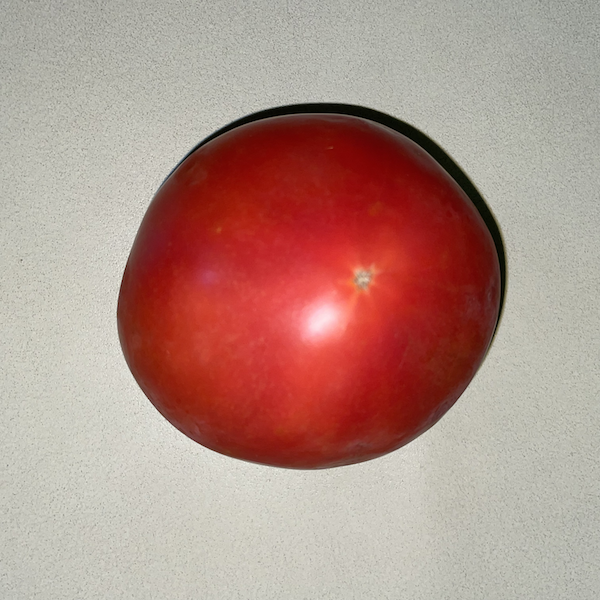
#> input picture Curso Coursera/Semana 8/tomato.png, 600 x 600 px
$ jupyter execute --allow-errors 'Tarea 7.ipynb'   (older library calls are emulated)
#> lines starting #> are read from the running program, lines starting #| are printed output that depends on the picture; after the words box and inside, x2 and y2 are one past the last pixel; in counts of white or black regions, pixels touching at a corner belong together
# Procesamiento de imágenes · Tarea 7

¡Bienvenidos a la ultima tarea del curso! En esta aprenderemos sobre detección de bordes, implementaremos nuevas técnicas de _thresholding_ y veremos un ejemplo de MSER.

### Importante
* Lee atentamente las instrucciones y todo el código.
* Ejecuta las celdas en orden.
* Escribe tu código en las celdas que lo soliciten.
* Usa los nombres de variables que te pidan.
* Confirma que tu código esté correcto corriendo las celdas que dicen "Chequeo".
* Si el chequeo alerta que hay alguna variable incorrecta, vuelve atrás y arréglala. No hay penalización por esto.

## Configuración inicial

##### Importamos librerías

[cell 1]
import cv2
import matplotlib.pyplot as plt
import numpy as np

import checker
import importlib

##### Aumentamos el tamaño de las imágenes

[cell 2]
plt.rcParams['figure.dpi'] = 200

## Parte 1 ·  Detección de bordes

Detectar los bordes de un objeto nos permite visualizarlo de una manera distinta, pudiendo extraer propiedades y características de su estructura.

A continuación trabajaremos con una foto de un tomate. Encontraremos sus bordes usando LoG y Canny.

[cell 3]
img_tomato_path = 'tomato.png'
img_tomato_color = cv2.imread(img_tomato_path, cv2.IMREAD_COLOR)
#> img_tomato_color is the input picture: shape (600, 600, 3); mean B, G, R 134.4, 143.3, 177.8
img_tomato_gray = cv2.imread(img_tomato_path, cv2.IMREAD_GRAYSCALE)
#> img_tomato_gray: shape (600, 600); min 0, max 244, mean 152
plt.imshow(img_tomato_color[:, :, ::-1], cmap='gray')
plt.axis('off');

El primer paso del algoritmo LoG es aplicarle un filtro Gaussiano a la imagen.

Usa la función ```GaussianBlur``` de OpenCV para suavizar ```img_tomato_gray```. Usa ```sigma``` igual a 2 y ```ksize``` igual a ```(0, 0)``` para que su valor se calcule automáticamente. Guarda el resultado en ```img_tomato_gaussian```.

[cell 4]
# Escribe tu código en las siguientes líneas
img_tomato_gaussian = cv2.GaussianBlur(img_tomato_gray, (0, 0), 2)

##### Chequeo

[cell 5]
importlib.reload(checker)
#> (the rest of this cell did not finish here and is left out)

[cell 6]
plt.imshow(img_tomato_gaussian, cmap='gray')
plt.axis('off');

Excelente, has filtrado la imagen.

Ahora debemos calcular el Laplaciano de ```img_tomato_gaussian```. Usa la función ```Laplacian``` de OpenCV con ```ddepth``` igual a  ```cv2.CV_16S``` y ```ksize``` igual a 3. Guarda el resultado en ```img_tomato_borders_log```.

[cell 7]
# Escribe tu código en las siguientes líneas
img_tomato_borders_log = cv2.Laplacian(img_tomato_gaussian, cv2.CV_16S, ksize=3)
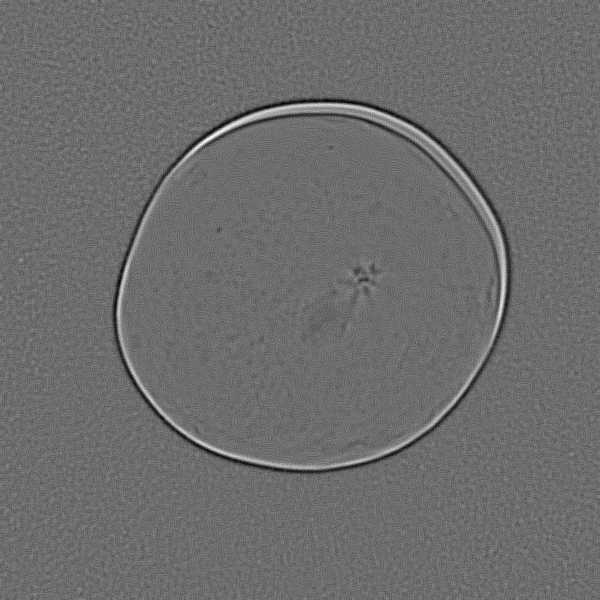
#> img_tomato_borders_log: shape (600, 600) int16; min -42, max 56, mean 0; drawn with min black and max white

##### Chequeo

[cell 8]
importlib.reload(checker)
#> (the rest of this cell did not finish here and is left out)

[cell 9]
plt.imshow(img_tomato_borders_log, cmap='gray')
plt.axis('off');

Tenemos el Laplaciano del Gaussiano. Vemos que en los bordes del tomate hay cruces por cero con una gran pendiente.

El siguiente paso debería ser encontrar los cruces por cero de ```img_tomato_borders_log```. Sin embargo, debido a la baja complejidad de la foto podemos obtener los bordes de una manera más simple: aplicándole un umbral global.

[cell 10]
img_tomato_borders_log_bin = (img_tomato_borders_log > 10).astype(np.uint8)
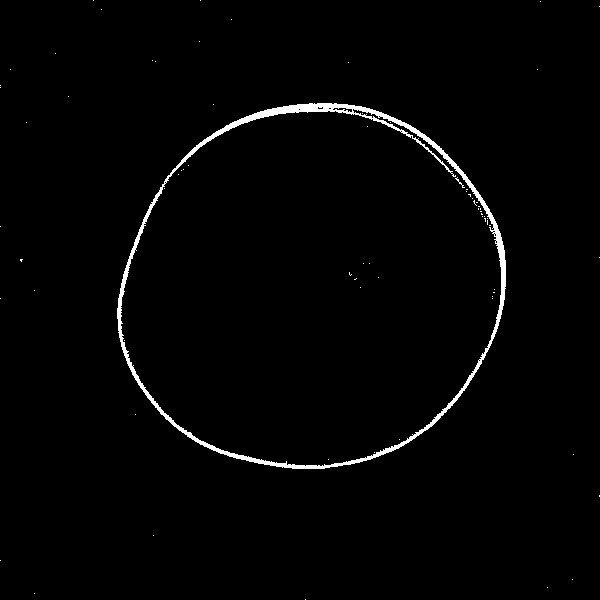
#> img_tomato_borders_log_bin: shape (600, 600); values 0 (black) and 1 (white), 1.5% white; 73 white regions (71 under 20 px), largest, box (x1, y1, x2, y2) and area: (117, 103, 506, 469) 5443, (455, 177, 465, 188) 21

[cell 11]
plt.imshow(img_tomato_borders_log_bin, cmap='gray')
plt.axis('off');

Hemos encontrado los bordes del tomate con solo tres líneas de código. El resultado no es perfecto, pero para ciertas aplicaciones es suficientemente bueno. Este se podría mejorar encontrando los cruces por cero en vez de usando un umbral simple.

Veamos cómo quedan los bordes al aplicar el algoritmo de Canny. Comenzando con ```img_tomato_gray```, aplica la función ```Canny``` de OpenCV con los umbrales 200 y 600. Guarda el resultado en ```img_tomato_borders_canny```.

[cell 12]
# Escribe tu código en las siguientes líneas
img_tomato_borders_canny = cv2.Canny(img_tomato_gray, 200, 600)
#> img_tomato_borders_canny: shape (600, 600); 0.39% white in thin lines or dots, all inside (x1, y1, x2, y2) = (116, 102, 506, 471)

##### Chequeo

[cell 13]
importlib.reload(checker)
#> (the rest of this cell did not finish here and is left out)

[cell 14]
plt.imshow(img_tomato_borders_canny, cmap='gray')
plt.axis('off');

El resultado usando Canny y los parámetros escogidos es perfecto. Obtuvimos una imagen binaria donde el borde es representado como una línea contínua de ancho unitario.

Ahora que tenemos el borde del objeto podemos aplicarle un algoritmo de _region growing_ para obtener toda su región.

[cell 15]
import cv2
import scipy.ndimage

def region_growing(img, seed_coords):
#> called with seed_coords = (300, 300)
    mask = np.zeros(img.shape)
    mask[seed_coords] = 1
    old_mask = np.zeros(img.shape, dtype=np.uint8)
    while not np.array_equal(old_mask, mask):
        old_mask = mask.copy()
        mask = scipy.ndimage.binary_dilation(mask)
        mask = np.logical_and(mask, np.logical_not(img))
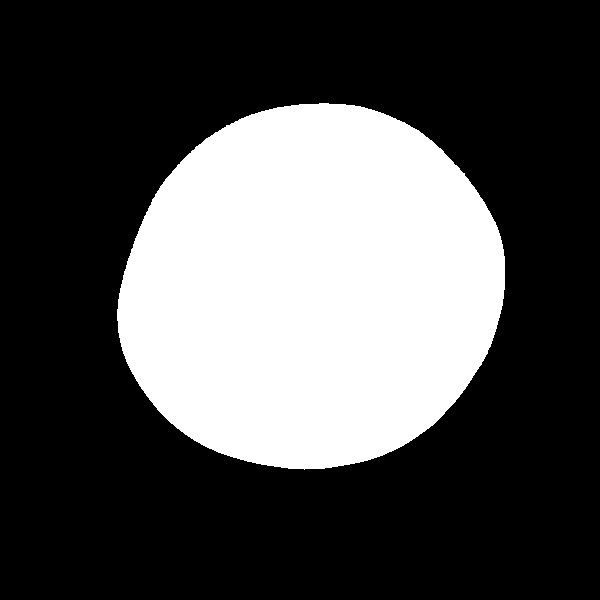
#> mask: shape (600, 600) bool; 30.7% white; 1 white region, box (x1, y1, x2, y2) and area: (117, 103, 505, 470) 110585
    mask = mask.astype(np.uint8)
    return mask

[cell 16]
mask_tomato_canny = region_growing(img_tomato_borders_canny, (300, 300))

plt.imshow(mask_tomato_canny, cmap='gray')
plt.axis('off');

La máscara obtenida es perfecta. Ahora la podemos usar para segmentar el objeto de interés.

[cell 17]
img_tomato_masked = cv2.bitwise_and(img_tomato_color, img_tomato_color, mask=mask_tomato_canny)

plt.subplot(1, 1, 1)
plt.imshow(img_tomato_masked[:, :, ::-1])
plt.axis('off');

¡Logramos segmentar el tomate a partir de sus bordes!

## Parte 2 ·  Thresholding

En la primera tarea de este curso trabajamos con una fotografía de un avión. Estudiamos su histograma y definimos un umbral a mano. Veamos si podemos automatizar esta selección de umbral.

[cell 18]
img_plane_path = 'plane.jpg'
img_plane_gray = cv2.imread(img_plane_path, cv2.IMREAD_GRAYSCALE)
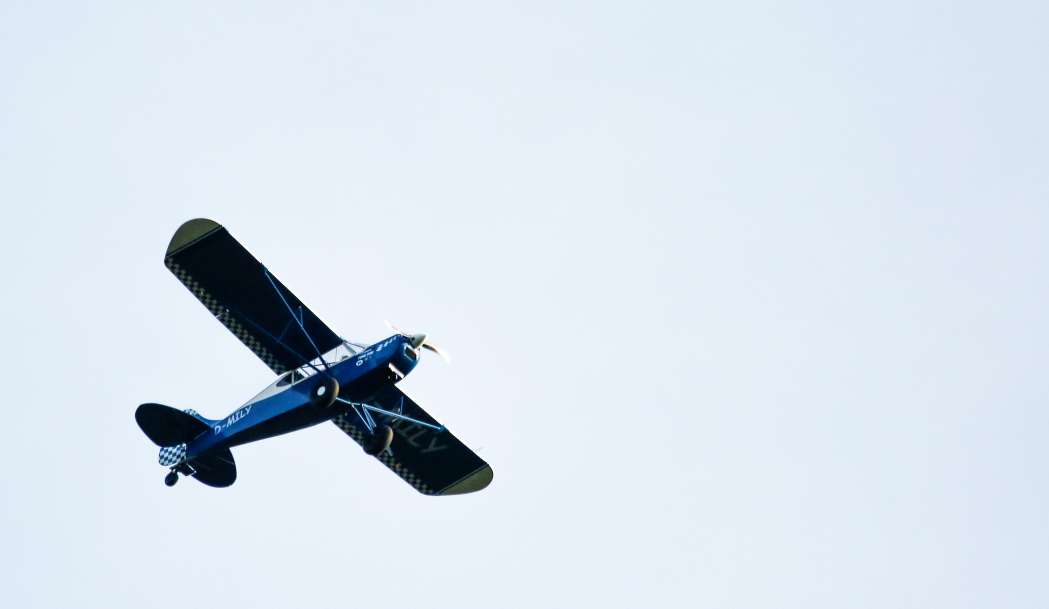
#> input picture Curso Coursera/Semana 8/plane.jpg, 3147 x 1825 px (shown at 1/3 size)
#> img_plane_gray: shape (1825, 3147); min 0, max 255, mean 224.3

[cell 19]
plt.imshow(img_plane_gray, cmap='gray')
plt.axis('off');

En clases vimos que el método de Otsu nos permite encontrar automáticamente el umbral de una imagen cuyo histograma es bimodal. Veamos cómo funciona para esta foto.

Usa la función ```threshold``` de OpenCV para segmentar ```img_plane_gray``` con el método de Otsu. Los pixeles del avión deben valer 0 y el resto 255. Guarda el umbral encontrado en ```thresh_plane_otsu``` y la imagen resultante en ```mask_plane_otsu```.

[cell 20]
# Escribe tu código en las siguientes líneas
# Otsu's thresholding
thresh_plane_otsu, mask_plane_otsu = cv2.threshold(img_plane_gray, 0, 255, cv2.THRESH_BINARY_INV + cv2.THRESH_OTSU)
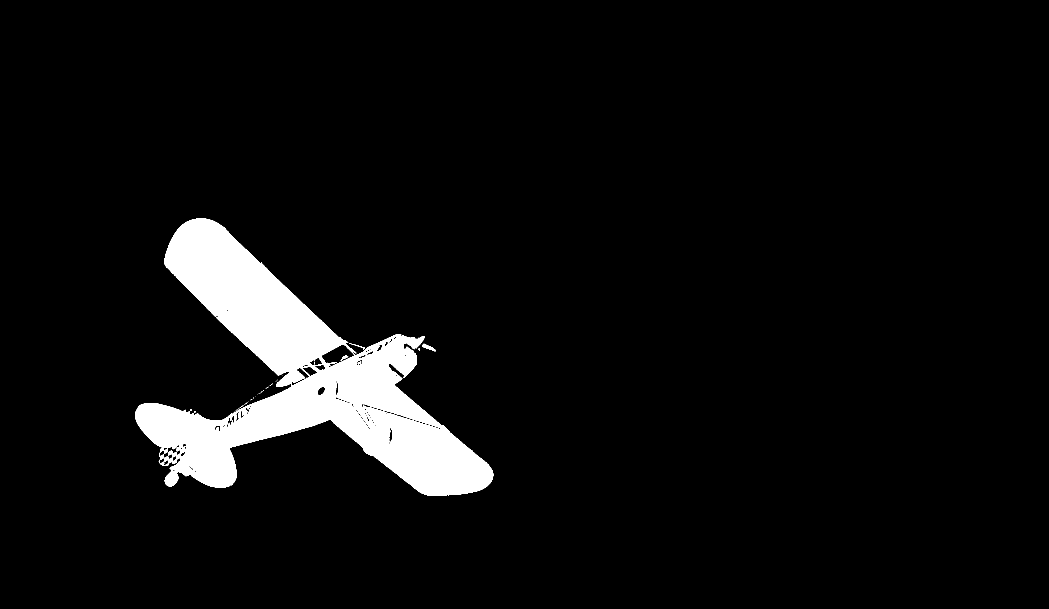
#> mask_plane_otsu: shape (1825, 3147) (shown at 1/3 size); 5.5% white; 37 white regions (30 under 20 px), largest, box (x1, y1, x2, y2) and area: (405, 655, 1480, 1488) 317888, (1266, 1031, 1307, 1054) 354, (1022, 1067, 1045, 1083) 120
#> thresh_plane_otsu = 131

##### Chequeo

[cell 21]
importlib.reload(checker)
#> (the rest of this cell did not finish here and is left out)

[cell 22]
plt.imshow(mask_plane_otsu, cmap='gray')
plt.axis('off');

El umbral encontrado automáticamente logra extraer el avión de la imagen a la perfección.

[cell 23]
plt.hist(img_plane_gray.ravel(), 256)
plt.axvline(x=thresh_plane_otsu, color='red')
plt.ylim(0, 5000)
plt.title('Histograma (con aumento en el eje Y)')
plt.xlabel('Intensidad del pixel')
plt.ylabel('Cantidad de pixeles');
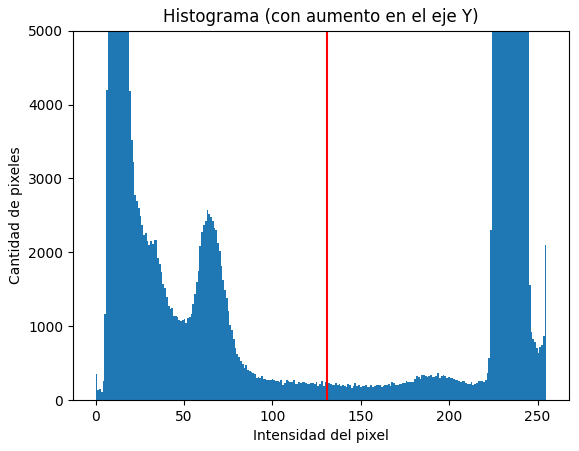
#> figure drawn by matplotlib, 1 panel; tallest bar 693713 high, from x = 236.1 to 237.1

El método de Otsu calculó un umbral ideal entre los dos grandes _peaks_ que presenta el histograma. Este método es de gran utilidad cuando se debe encontrar el _threshold_ de varias imágenes.

### _Thresholding_ adaptativo

Existen situaciones donde un _threshold_ global no basta para segmentar adecuadamente una imagen. Por ejemplo, veamos la siguente foto de una carta.

[cell 24]
img_text_path = 'text.png'
img_text = cv2.imread(img_text_path, cv2.IMREAD_GRAYSCALE)
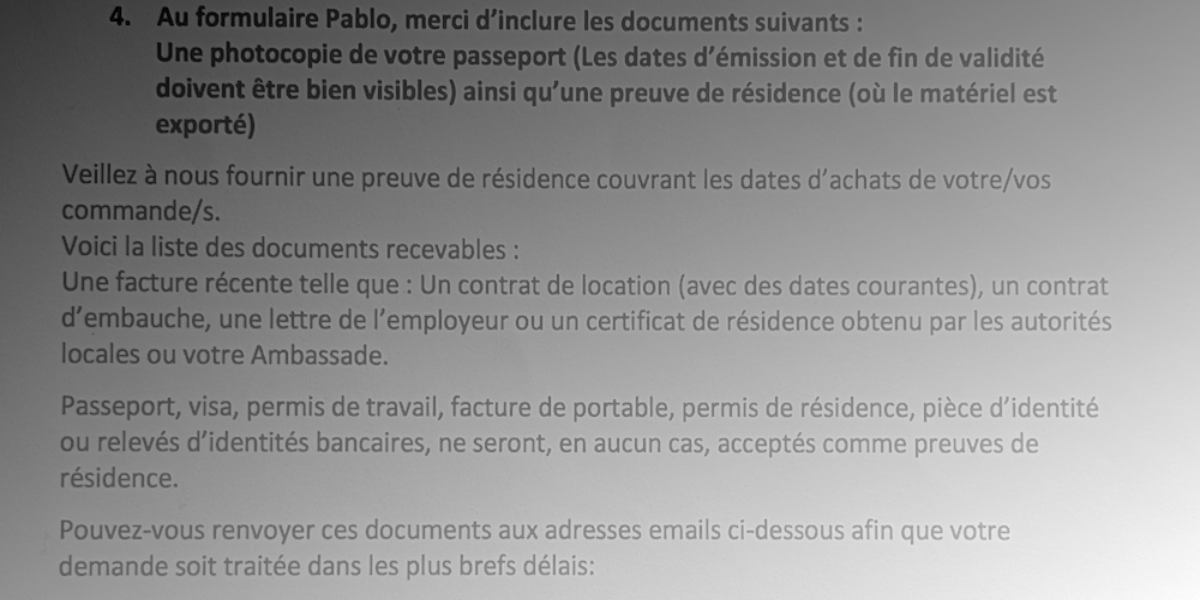
#> input picture Curso Coursera/Semana 8/text.png, 1200 x 600 px
#> img_text is the input picture: shape (600, 1200); min 0, max 255, mean 146.2

plt.imshow(img_text, cmap='gray');

La foto fue tomada con una iluminación no ideal, por lo que quedó con un gradiente sobre el texto.

Veamos qué pasa si le aplicamos un umbral global. Define ```img_text_thresh_global```, una imagen binaria que segmenta a ```img_text```, fijando en 1 a todos los valores mayores a 100 y en 0 al resto.

[cell 25]
# Escribe tu código en las siguientes líneas
img_text_thresh_global = (img_text > 100).astype(np.uint8)
#> img_text_thresh_global: shape (600, 1200); values 0 (black) and 1 (white), 83.7% white; 585 black regions (250 under 20 px), largest, box (x1, y1, x2, y2) and area: (0, 0, 616, 331) 85195, (481, 49, 516, 66) 435, (225, 163, 249, 187) 311

##### Chequeo

[cell 26]
importlib.reload(checker)
#> (the rest of this cell did not finish here and is left out)

[cell 27]
plt.imshow(img_text_thresh_global, cmap='gray')
plt.axis('off');

Claramente, un umbral global no permite segmentar adecuadamente el texto. Probemos algo distinto.

Como el tono de gris promedio no es el mismo en distintas secciones de la imagen, una solución consiste en usar un algoritmo que aplique umbrales locales para bloques pequeños de la imagen.

Crea la función ```adaptive_threshold_otsu(img, block_size, constant)``` que segmente adaptativamente una imagen. La función tomará ```img``` y la dividirá en bloques de ```block_size``` x ```block_size```. Luego iterará sobre cada uno de estos bloques y calculará el _threshold_ óptimo con el método de Otsu. El umbral a aplicar en cada bloque debe ser ```constant``` menor al retornado por Otsu. El texto debe valer 0 y el papel 1. La imagen final debe ser la concatenación de cada uno de los bloques.

[cell 28]
# Escribe tu código en las siguientes líneas
def adaptive_threshold_otsu(img, block_size, constant):
    # Get image dimensions
#> called with block_size = 60, constant = 10
    height, width = img.shape
#> height = 600; width = 1200

    # Initialize segmented image
    segmented_img = np.zeros_like(img)

    # Iterate over image in block_size steps
    for y in range(0, height, block_size):
        for x in range(0, width, block_size):
            # Define block boundaries
            block_y_end = min(y + block_size, height)
            block_x_end = min(x + block_size, width)

            # Extract block from image
            block = img[y:block_y_end, x:block_x_end]

            # Compute Otsu's threshold for the block
            block_threshold = cv2.threshold(block, 0, 255, cv2.THRESH_BINARY + cv2.THRESH_OTSU)[0]

            # Apply adaptive thresholding
            block_mask = block > (block_threshold - constant)

            # Place the thresholded block into the segmented image
            segmented_img[y:block_y_end, x:block_x_end] = block_mask
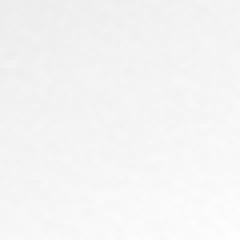
#> block: shape (60, 60) (shown 4 times larger); min 237, max 255, mean 244.5
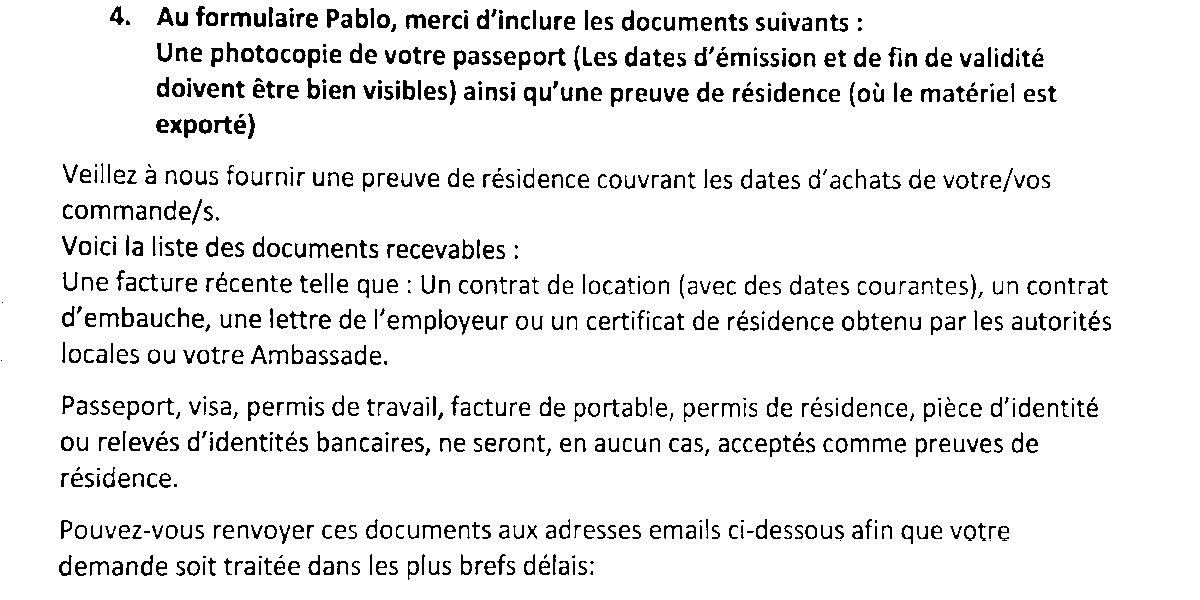
#> segmented_img: shape (600, 1200); values 0 (black) and 1 (white), 92.2% white; black in thin lines or dots, all inside (x1, y1, x2, y2) = (1, 6, 1111, 580)

    return segmented_img

[cell 29]
img_text_thresh_adaptive = adaptive_threshold_otsu(img_text, 60, 10)
plt.imshow(img_text_thresh_adaptive, cmap='gray')
plt.axis('off');

##### Chequeo

[cell 30]
importlib.reload(checker)
#> (the rest of this cell did not finish here and is left out)

Como el algoritmo calcula un umbral óptimo para cada bloque, obtenemos una imagen segmentada adecuadamente.

También podemos aplicar un _thresholding_ adaptativo usando funciones de OpenCV. Segmenta ```img_text``` usando la función ```adaptiveThreshold``` de OpenCV en el modo media, con un tamaño de bloque igual a 61 y una constante igual a 10. Ahora, el texto debe valer 0 y el papel 255. Guarda el resultado en ```img_text_thresh_mean```.

[Aquí](https://docs.opencv.org/3.4/d7/d4d/tutorial_py_thresholding.html) se muestra cómo usar la función.

[cell 31]
# Escribe tu código en las siguientes líneas
img_text_thresh_mean = cv2.adaptiveThreshold(img_text, 255, cv2.ADAPTIVE_THRESH_MEAN_C, cv2.THRESH_BINARY, 61, 10)
#> img_text_thresh_mean: shape (600, 1200); 88.9% white; 796 black regions (48 under 20 px), largest, box (x1, y1, x2, y2) and area: (156, 118, 182, 134) 281, (195, 5, 219, 27) 270, (116, 348, 140, 364) 220

##### Chequeo

[cell 32]
importlib.reload(checker)
#> (the rest of this cell did not finish here and is left out)

[cell 33]
plt.imshow(img_text_thresh_mean, cmap='gray')
plt.axis('off');

Al igual que con la función que creaste anteriormente, se obtienen fantásticos resultados.

Probemos haciendo lo mismo pero con el modo Gaussiano. Usa los mismos parámetros que antes y guarda el resultado en ```img_text_thresh_gaussian```.

[cell 34]
# Escribe tu código en las siguientes líneas
img_text_thresh_gaussian = cv2.adaptiveThreshold(img_text, 255, cv2.ADAPTIVE_THRESH_GAUSSIAN_C, cv2.THRESH_BINARY, 61, 10)
#> img_text_thresh_gaussian: shape (600, 1200); 89.7% white; 815 black regions (59 under 20 px), largest, box (x1, y1, x2, y2) and area: (231, 12, 251, 27) 200, (406, 14, 426, 29) 198, (728, 14, 748, 32) 184

##### Chequeo

[cell 35]
importlib.reload(checker)
#> (the rest of this cell did not finish here and is left out)

[cell 36]
plt.imshow(img_text_thresh_gaussian, cmap='gray')
plt.axis('off');

Nuevamente obtenemos excelentes resultados. ¡Felicitaciones!

## Parte 3 · MSER

Existen casos donde queremos segmentar varios objetos de una imagen que tienen tonos de grises distintos. Por ejemplo, tomemos la siguiente foto:

Debido a los distintos tonos de gris, los algoritmos de segmentación vistos probablemente no lograrían segmentar los objetos correctamente.

Para casos como este podemos usar el algoritmo MSER. Este nos permite identificar y segmentar los objetos individualmente, obteniendo los _bounding box_ de cada uno.

El siguiente ejemplo usa OpenCV para encontrar las regiones y los _bounding boxes_ de cada uno de los objetos. Luego se etiqueta cada objeto y se calculan sus bordes.

[cell 37]
# Importamos las librerías de skimage necesarias
import skimage.measure
import skimage.morphology
import skimage.segmentation

# Cargamos la radiografía del estuche
img_pencilcase_path = 'pencilcase.png'
img_pencilcase = cv2.imread(img_pencilcase_path, cv2.IMREAD_GRAYSCALE)
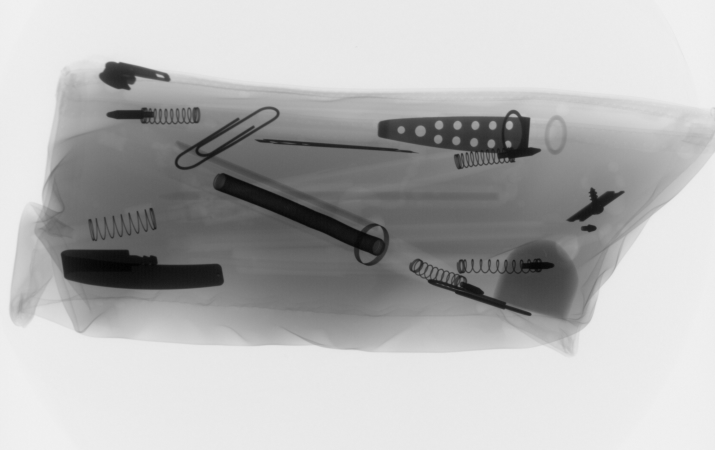
#> input picture Curso Coursera/Semana 8/pencilcase.png, 1430 x 900 px (shown at 1/2 size)
#> img_pencilcase is the input picture: shape (900, 1430); min 0, max 243, mean 180.2

# Creamos nuestro detector MSER
#> (the rest of this cell did not finish here and is left out)
